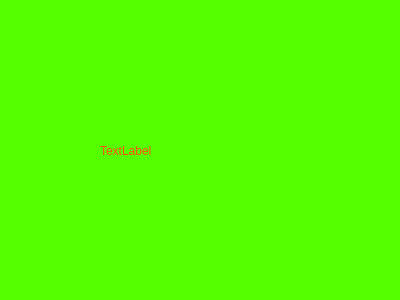
<?xml version="1.0" encoding="UTF-8"?>
<ui version="4.0">
 <class>Dialog</class>
 <widget class="QDialog" name="Dialog">
  <property name="geometry">
   <rect>
    <x>0</x>
    <y>0</y>
    <width>400</width>
    <height>300</height>
   </rect>
  </property>
  <property name="windowTitle">
   <string>Dialog</string>
  </property>
  <property name="styleSheet">
   <string notr="true">color: rgb(255, 85, 0);
background-color: rgb(85, 255, 0);</string>
  </property>
  <widget class="QLabel" name="label">
   <property name="geometry">
    <rect>
     <x>100</x>
     <y>120</y>
     <width>191</width>
     <height>61</height>
    </rect>
   </property>
   <property name="text">
    <string>TextLabel</string>
   </property>
  </widget>
 </widget>
 <resources/>
 <connections/>
</ui>
